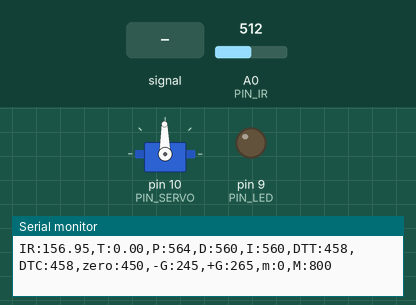
The sketch below on a simulated Arduino Uno, built with avr-gcc and run on an emulated ATmega328P. Parts: servo, output pins drawn as LEDs (lit = HIGH), the last lines printed to the serial monitor. The test bench sets the inputs (shaded band); at power-on: A0 (PIN_IR) = 512.

Above: at 1.2 s.
1.3 s: A0 (PIN_IR) fed a 2 Hz sine of ±306 counts around its level
4.3 s: A0 (PIN_IR) set to 245
At 6.2 s:
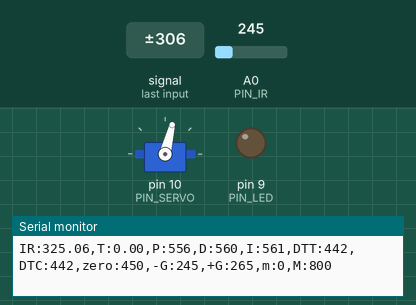
7.3 s: A0 (PIN_IR) set to 122
At 8.37 s:
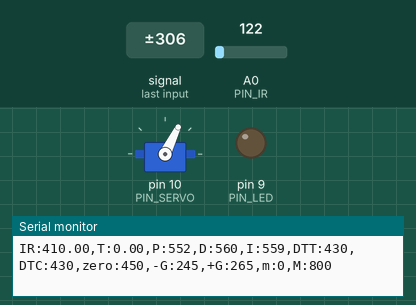
10.3 s: A0 (PIN_IR) set to 0
Timing chart, 0 to 13.3 s (numbered marks = the images above; inputs shaded):
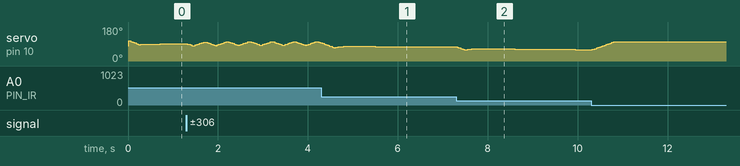

The sketch:

PIDControl.ino
```cpp
#include <Servo.h>

#define PIN_LED 9
#define PIN_SERVO 10
#define PIN_IR A0

#define _DIST_TARGET 255
#define _DIST_MIN 100
#define _DIST_MAX 410

#define _DIST_ALPHA 0.3

#define _DUTY_MIN 1000
#define _DUTY_NEU 1370
#define _DUTY_MAX 1600

#define _SERVO_ANGLE 30
#define _SERVO_SPEED 30
#define _INTERVAL_SERVO 20

#define _INTERVAL_DIST 20
#define _INTERVAL_SERVO 20
#define _INTERVAL_SERIAL 100

#define LENGTH 30
#define k_LENGTH 8
#define Horizontal_Angle 2160
#define Max_Variable_Angle 100

#define _KP 1
#define _KD -40
#define _KI 0.003

#define _RAMPUP_TIME 100
#define INTERVAL 20  // servo update interval

#define START _DUTY_MIN + 100
#define END _DUTY_MAX - 100


Servo myservo;

float dist_target;
float dist_raw, dist_ema, dist_min, dist_max, duty_ema;
unsigned long last_sampling_time_dist, last_sampling_time_servo, last_sampling_time_serial;
bool event_dist, event_servo, event_serial;

int duty_chg_max; // maximum speed, i.e., duty difference per interval (unit: us/interval)
int duty_chg_per_interval; // current speed (unit: us/interval)
int duty_chg_adjust; // duty accelration per interval during ramp up/down period (unit: us/interval^2)
int toggle_interval, toggle_interval_cnt;
float pause_time; // unit: sec

float duty_target, duty_curr;

float dterm, error_curr, error_prev, control, pterm, iterm, d_ema;

int a, b; // unit: mm
int correction_dist, iter;
float dist_list[LENGTH], sum, alpha;

void setup() {
  pinMode(PIN_LED,OUTPUT);
  myservo.attach(PIN_SERVO);
  dist_raw=0.0;
  // initialize global variables
  dist_min = _DIST_MIN;
  dist_max= _DIST_MAX;
  dist_ema= 150;
  duty_ema = 1400;
  // move servo to neutral position
  myservo.writeMicroseconds(_DUTY_NEU);
  iterm=0;
  d_ema =150;
  a = 68;
  b = 245;
  correction_dist = 0;
  iter = 0; sum = 0;
  alpha = _DIST_ALPHA;
  error_prev=155;
  duty_curr = 1650;
  duty_chg_max = (float)(_DUTY_MAX - _DUTY_MIN) * (_SERVO_SPEED / _SERVO_ANGLE) * ( _INTERVAL_SERVO / 700.0);
  duty_chg_adjust = (float) duty_chg_max * INTERVAL / _RAMPUP_TIME;
  duty_chg_per_interval = 0; // initial speed is set to 0.

  // initialize serial port
  Serial.begin(57600);

  // convert angle speed into duty change per interval.
  //duty_chg_per_interval =(float)(_DUTY_MAX - _DUTY_MIN) * (_SERVO_SPEED / _SERVO_ANGLE) * ( _INTERVAL_SERVO / 300.0);
}

float ir_distance_filter() {
  sum = 0;
  iter = 0;
  while (iter < LENGTH)
  {
    dist_list[iter] = 100 + 300.0 / (b - a) * (ir_distance() - a);
    sum += dist_list[iter];
    iter++;
  }

  for (int i = 0; i < LENGTH-1; i++){
    for (int j = i+1; j < LENGTH; j++){
      if (dist_list[i] > dist_list[j]) {
        float tmp = dist_list[i];
        dist_list[i] = dist_list[j];
        dist_list[j] = tmp;
      }
    }
  }

  for (int i = 0; i < k_LENGTH; i++) {
    sum -= dist_list[i];
  }
  for (int i = 1; i <= k_LENGTH; i++) {
    sum -= dist_list[LENGTH-i];
  }

  float dist_cali = sum/(LENGTH-2*k_LENGTH);

  return _DIST_ALPHA*dist_cali + (1-_DIST_ALPHA)*dist_ema;
}
void loop() {
  unsigned long time_curr = millis();

  if(time_curr >= last_sampling_time_dist + _INTERVAL_DIST) {
        last_sampling_time_dist += _INTERVAL_DIST;
        event_dist = true;

        if(duty_target > duty_curr) {
          if(duty_chg_per_interval < duty_chg_max) {
            duty_chg_per_interval += duty_chg_adjust;
            if(duty_chg_per_interval > duty_chg_max) duty_chg_per_interval = duty_chg_max;
          }
          //duty_curr += duty_chg_per_interval;
          duty_curr += duty_chg_max;
          if(duty_curr > duty_target) duty_curr = duty_target;
        }
        else if(duty_target < duty_curr) {
          if(duty_chg_per_interval > -duty_chg_max) {
            duty_chg_per_interval -= duty_chg_adjust;
            if(duty_chg_per_interval < -duty_chg_max) duty_chg_per_interval = -duty_chg_max;
        }
          //duty_curr += duty_chg_per_interval;
          duty_curr += -duty_chg_max;
          if(duty_curr < duty_target) duty_curr = duty_target;
        }
  else {
    duty_chg_per_interval = 0;
  }
       myservo.writeMicroseconds(duty_curr);


        //Serial.print(duty_curr);

  }
  if(time_curr >= last_sampling_time_servo + _INTERVAL_SERVO) {
        last_sampling_time_servo += _INTERVAL_SERVO;
        event_servo = true;
  }
  if(time_curr >= last_sampling_time_serial + _INTERVAL_SERIAL) {
        last_sampling_time_serial += _INTERVAL_SERIAL;
        event_serial = true;
  }

  if(event_dist) {
    dist_raw = ir_distance_filter();

    if(dist_raw < 10)
      dist_raw = 10;
    if(dist_raw > 410)
      dist_raw = 410;
    pterm = _KP *(255-dist_raw);

    error_curr = 255 - dist_raw;
    dterm = _KD * (error_prev - error_curr);
    d_ema = 0.2*dterm + (1-0.2)*d_ema;


    iterm += _KI * error_curr;
    control = pterm + d_ema  + iterm;
    duty_target = _DUTY_NEU + control;

    /*Serial.print(dist_raw);
    Serial.print(" ");
    Serial.print(pterm);
    Serial.print(" ");
    Serial.println(dterm);*/

    // Limit duty_target within the range of [_DUTY_MIN, _DUTY_MAX]
    if(duty_target < _DUTY_MIN) duty_target = _DUTY_MIN; // lower limit
    if(duty_target > _DUTY_MAX) duty_target = _DUTY_MAX; // upper limit

    // update error_prev
    error_prev = error_curr;
    event_dist = false;
  }
  if(event_servo) {
    event_servo = false;
  }
  if(event_serial) {
    event_serial = false;
    int zero = 1400;
    Serial.print("IR:");
    Serial.print(dist_raw);
    Serial.print(",T:");
    Serial.print(dist_target);
    Serial.print(",P:");
    Serial.print(map(pterm,-1000,1000,510,610));
    Serial.print(",D:");
    Serial.print(map(dterm,-1000,1000,510,610));
    //Serial.print(map(d_ema,-1000,1000,510,610));

    Serial.print(",I:");
    Serial.print(map(iterm,-1000,1000,510,610));
    Serial.print(",DTT:");
    Serial.print(map(duty_target,1000,2000,410,510));
    Serial.print(",DTC:");
    Serial.print(map(duty_curr,1000,2000,410,510));
    Serial.print(",zero:");
    Serial.print(map(zero,1000,2000,410,510));
    Serial.println(",-G:245,+G:265,m:0,M:800");

  }
}

float ir_distance(void){ // return value unit: mm
  float val;
  float volt = float(analogRead(PIN_IR));
  val = ((((6762.0/(volt-9.0))-4.0) * 10.0)+5)/0.46-105;
  return val;
 /*150 52
  200 89
  250 113
  300 131
  350 152
  400 179*/


}
```
